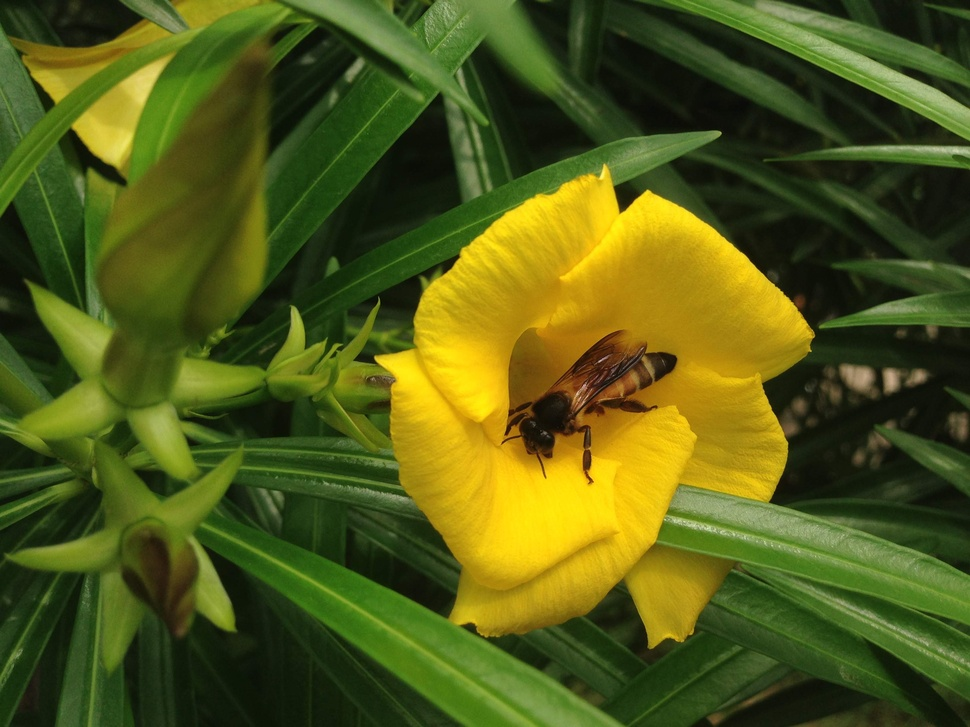
#> input picture untitled/next/IMG_0433.JPG, 970 x 727 px, shrunk from 3264 x 2448 before the run
$ python RGB.py
#> lines starting #> are read from the running program, lines starting #| are printed output that depends on the picture
from PIL import Image
img = Image.open("IMG_0433.JPG")
#> img is the input picture: PIL image 970x727 RGB; mean R, G, B 82.3, 90.6, 23.3
r, g, b = img.split()
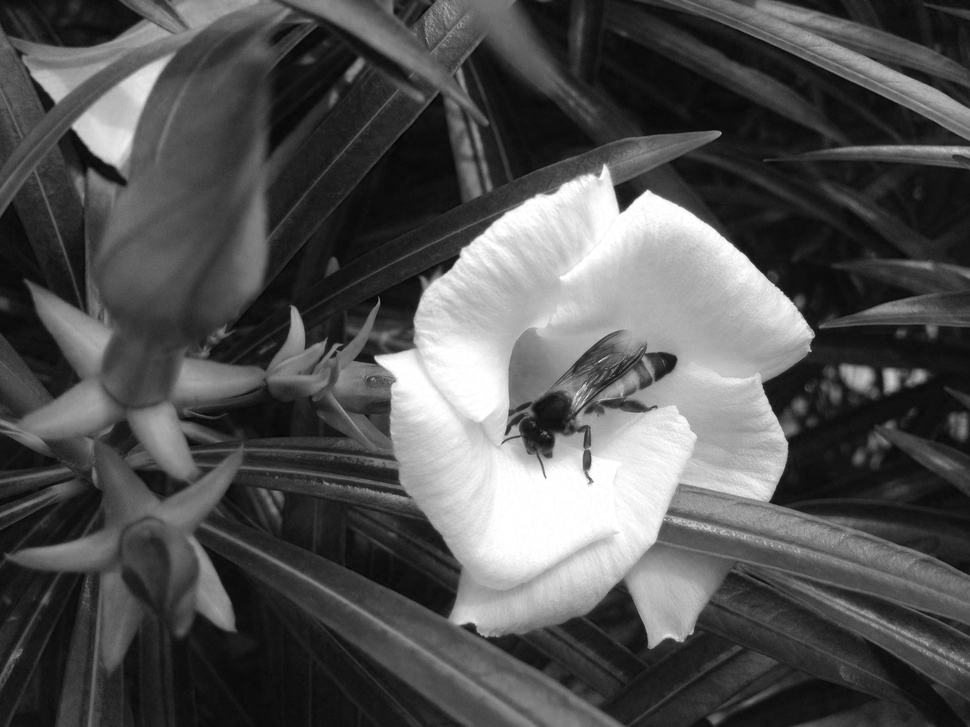
#> r: PIL image 970x727 L; min 0, max 255, mean 82.3
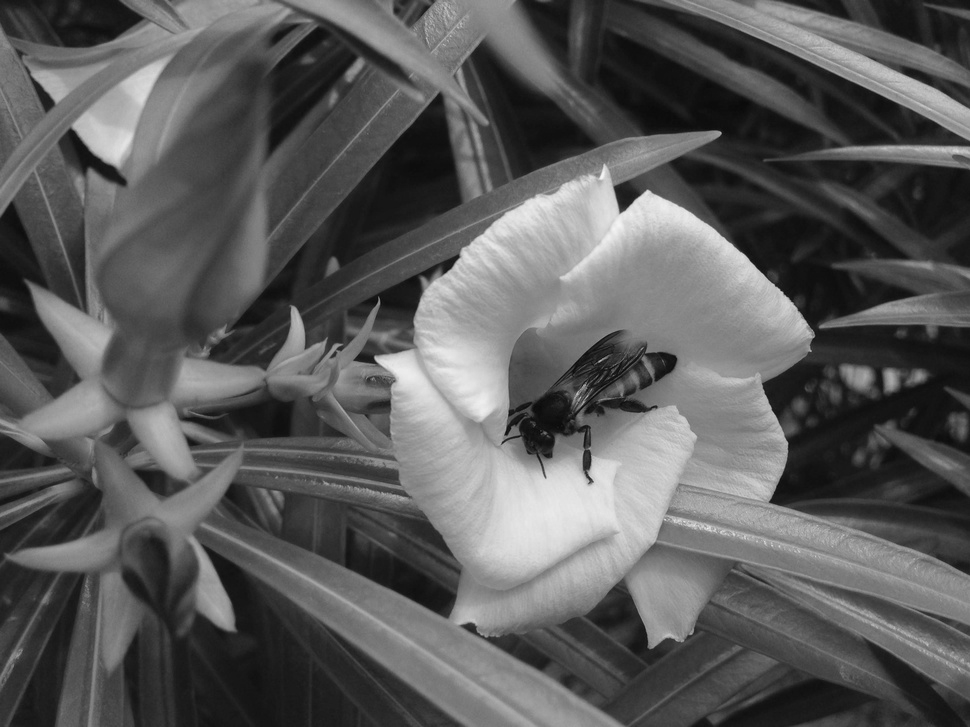
#> g: PIL image 970x727 L; min 8, max 244, mean 90.6
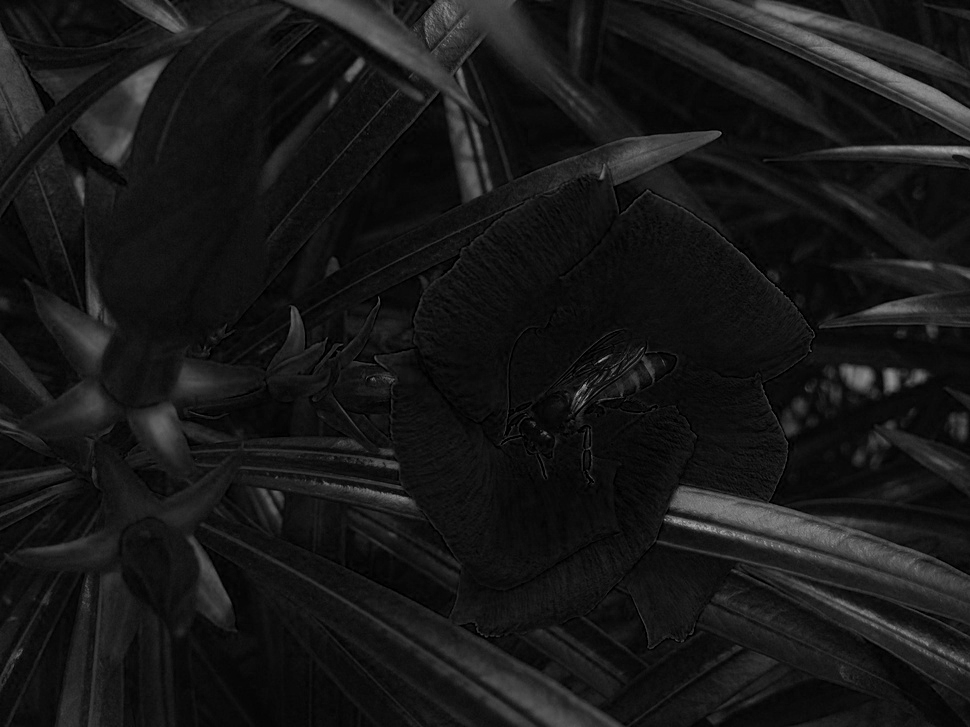
#> b: PIL image 970x727 L; min 0, max 182, mean 23.3
r.show()
g.show()
b.show()
